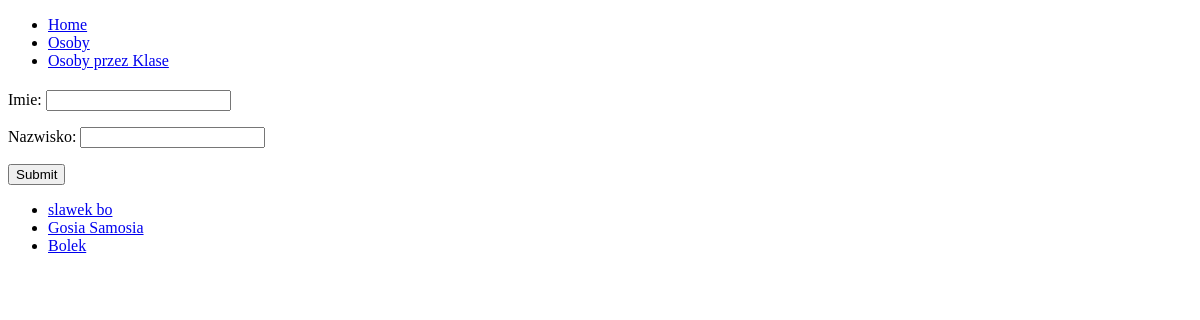
The page /persons/ on the database as committed earlier.
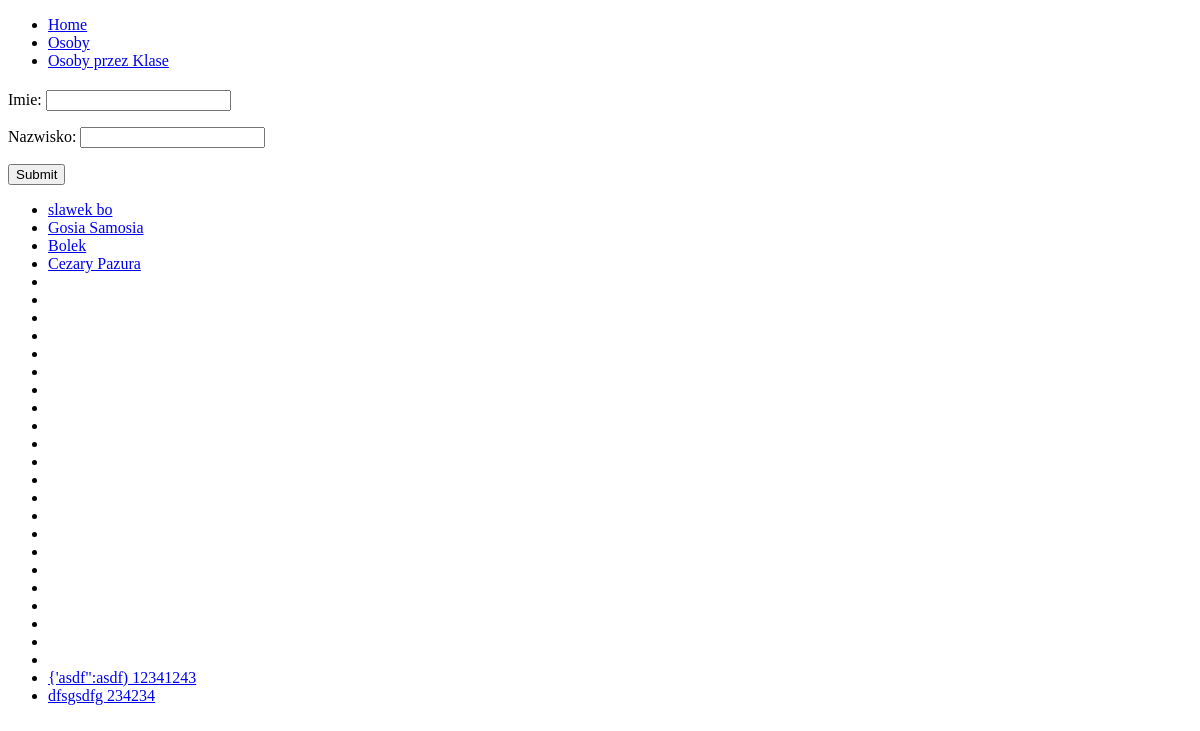
The same page on the database as committed later.
### baza/models.py (models this page shows)
class Person(models.Model):
    first_name = models.CharField(max_length=32)
    last_name = models.CharField(max_length=32)
    def __str__(self):
        return f"{self.first_name} {self.last_name}"

### baza/views.py (the view, shortened to what this page needs)
# urls.py: path("persons/", views.person_function_view, name='persons'),
def person_function_view(request):
    error = ""
    persons = Person.objects.all()
    context = {'persons': persons, "error": error}
    http_response = render(request, "persons.html", context)
    return http_response

### templates/persons.html (shortened to what this page needs)
{% extends 'base.html' %}
{% block content %}
    <form method="post">
        <p>
            Imie: <input type="text" name="first_name" value="{{ person.first_name }}">
        </p>
        <p>
            Nazwisko: <input type="text" name="last_name" value="{{ person.last_name }}">
        </p>
        <p>
            <input type="submit">
        </p>
    </form>
    <ul>
        {% for person in persons %}
            <li><a href="{% url 'edit_person' person.id %}"> {{ person }}</a></li>
        {% endfor %}
    </ul>
{% endblock %}

Rows that differ between the two databases and show on the page:
added Person: first_name+last_name "Cezary Pazura"
added Person: first_name+last_name "{'asdf\":asdf) 12341243"
added Person: first_name+last_name "dfsgsdfg 234234"
